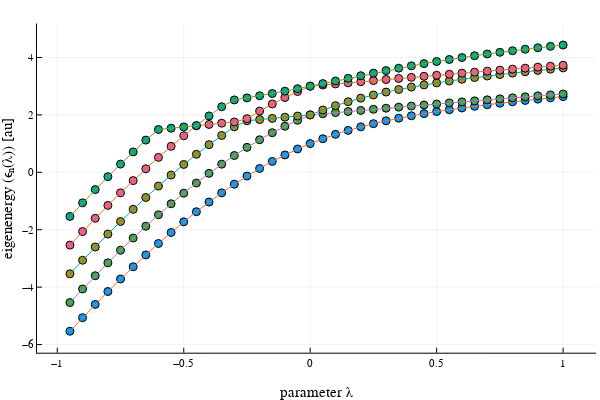

Notebook cell for this chart:
### Code cell
fig1=plot_eigenvalues(simulation_info,output_data,1:1:5;show_label=false)
display(fig1)

### Figure 1 — Plotly figure (JSON) as saved in the notebook; plotly's stock layout.template omitted (floating-point values rounded to 4 significant figures)
{"data": [{"colorbar": {"len": 0.9143, "title": "", "x": 0.9934, "y": 0.533}, "legendgroup": "", "marker": {"color": "rgba(0, 154, 250, 1.000)", "line": {"color": "rgba(0, 0, 0, 1.000)", "width": 1}, "size": 8, "symbol": "circle"}, "mode": "markers", "name": "", "showlegend": false, "type": "scatter", "x": [-0.95, -0.9, -0.85, -0.8, -0.75, -0.7, -0.65, -0.6, -0.55, -0.5, -0.45, -0.4, -0.35, -0.3, -0.25, -0.2, -0.15, -0.1, -0.05, 0, 0.05, 0.1, 0.15, 0.2, 0.25, 0.3, 0.35, 0.4, 0.45, 0.5, 0.55, 0.6, 0.65, 0.7, 0.75, 0.8, 0.85, 0.9, 0.95, 1], "xaxis": "x", "y": [-5.536, -5.064, -4.602, -4.152, -3.715, -3.29, -2.878, -2.479, -2.095, -1.727, -1.373, -1.036, -0.7164, -0.4143, -0.1305, 0.1343, 0.3797, 0.6057, 0.8123, 1.0, 1.17, 1.322, 1.46, 1.583, 1.694, 1.794, 1.885, 1.968, 2.044, 2.115, 2.18, 2.241, 2.299, 2.354, 2.406, 2.456, 2.503, 2.549, 2.593, 2.636], "yaxis": "y"}, {"colorbar": {"len": 0.9143, "title": "", "x": 0.9934, "y": 0.533}, "legendgroup": "", "line": {"color": "rgba(227, 111, 71, 1.000)", "dash": "solid", "shape": "linear", "width": 1}, "mode": "lines", "name": "", "showlegend": false, "type": "scatter", "x": [-0.95, -0.9, -0.85, -0.8, -0.75, -0.7, -0.65, -0.6, -0.55, -0.5, -0.45, -0.4, -0.35, -0.3, -0.25, -0.2, -0.15, -0.1, -0.05, 0, 0.05, 0.1, 0.15, 0.2, 0.25, 0.3, 0.35, 0.4, 0.45, 0.5, 0.55, 0.6, 0.65, 0.7, 0.75, 0.8, 0.85, 0.9, 0.95, 1], "xaxis": "x", "y": [-5.536, -5.064, -4.602, -4.152, -3.715, -3.29, -2.878, -2.479, -2.095, -1.727, -1.373, -1.036, -0.7164, -0.4143, -0.1305, 0.1343, 0.3797, 0.6057, 0.8123, 1.0, 1.17, 1.322, 1.46, 1.583, 1.694, 1.794, 1.885, 1.968, 2.044, 2.115, 2.18, 2.241, 2.299, 2.354, 2.406, 2.456, 2.503, 2.549, 2.593, 2.636], "yaxis": "y"}, {"colorbar": {"len": 0.9143, "title": "", "x": 0.9934, "y": 0.533}, "legendgroup": "", "marker": {"color": "rgba(62, 164, 78, 1.000)", "line": {"color": "rgba(0, 0, 0, 1.000)", "width": 1}, "size": 8, "symbol": "circle"}, "mode": "markers", "name": "", "showlegend": false, "type": "scatter", "x": [-0.95, -0.9, -0.85, -0.8, -0.75, -0.7, -0.65, -0.6, -0.55, -0.5, -0.45, -0.4, -0.35, -0.3, -0.25, -0.2, -0.15, -0.1, -0.05, 0, 0.05, 0.1, 0.15, 0.2, 0.25, 0.3, 0.35, 0.4, 0.45, 0.5, 0.55, 0.6, 0.65, 0.7, 0.75, 0.8, 0.85, 0.9, 0.95, 1], "xaxis": "x", "y": [-4.536, -4.064, -3.602, -3.152, -2.715, -2.29, -1.878, -1.479, -1.095, -0.7265, -0.3732, -0.03627, 0.2836, 0.5857, 0.8695, 1.134, 1.38, 1.606, 1.812, 2.0, 2.04, 2.079, 2.118, 2.157, 2.195, 2.233, 2.27, 2.307, 2.344, 2.381, 2.417, 2.453, 2.489, 2.524, 2.559, 2.594, 2.628, 2.662, 2.696, 2.73], "yaxis": "y"}, {"colorbar": {"len": 0.9143, "title": "", "x": 0.9934, "y": 0.533}, "legendgroup": "", "line": {"color": "rgba(195, 113, 210, 1.000)", "dash": "solid", "shape": "linear", "width": 1}, "mode": "lines", "name": "", "showlegend": false, "type": "scatter", "x": [-0.95, -0.9, -0.85, -0.8, -0.75, -0.7, -0.65, -0.6, -0.55, -0.5, -0.45, -0.4, -0.35, -0.3, -0.25, -0.2, -0.15, -0.1, -0.05, 0, 0.05, 0.1, 0.15, 0.2, 0.25, 0.3, 0.35, 0.4, 0.45, 0.5, 0.55, 0.6, 0.65, 0.7, 0.75, 0.8, 0.85, 0.9, 0.95, 1], "xaxis": "x", "y": [-4.536, -4.064, -3.602, -3.152, -2.715, -2.29, -1.878, -1.479, -1.095, -0.7265, -0.3732, -0.03627, 0.2836, 0.5857, 0.8695, 1.134, 1.38, 1.606, 1.812, 2.0, 2.04, 2.079, 2.118, 2.157, 2.195, 2.233, 2.27, 2.307, 2.344, 2.381, 2.417, 2.453, 2.489, 2.524, 2.559, 2.594, 2.628, 2.662, 2.696, 2.73], "yaxis": "y"}, {"colorbar": {"len": 0.9143, "title": "", "x": 0.9934, "y": 0.533}, "legendgroup": "", "marker": {"color": "rgba(172, 142, 24, 1.000)", "line": {"color": "rgba(0, 0, 0, 1.000)", "width": 1}, "size": 8, "symbol": "circle"}, "mode": "markers", "name": "", "showlegend": false, "type": "scatter", "x": [-0.95, -0.9, -0.85, -0.8, -0.75, -0.7, -0.65, -0.6, -0.55, -0.5, -0.45, -0.4, -0.35, -0.3, -0.25, -0.2, -0.15, -0.1, -0.05, 0, 0.05, 0.1, 0.15, 0.2, 0.25, 0.3, 0.35, 0.4, 0.45, 0.5, 0.55, 0.6, 0.65, 0.7, 0.75, 0.8, 0.85, 0.9, 0.95, 1], "xaxis": "x", "y": [-3.536, -3.064, -2.602, -2.152, -1.715, -1.29, -0.8777, -0.4794, -0.09548, 0.2735, 0.6268, 0.9637, 1.284, 1.586, 1.795, 1.837, 1.879, 1.919, 1.96, 2.0, 2.17, 2.322, 2.46, 2.583, 2.694, 2.794, 2.885, 2.968, 3.044, 3.115, 3.18, 3.241, 3.299, 3.354, 3.406, 3.456, 3.503, 3.549, 3.593, 3.636], "yaxis": "y"}, {"colorbar": {"len": 0.9143, "title": "", "x": 0.9934, "y": 0.533}, "legendgroup": "", "line": {"color": "rgba(0, 170, 174, 1.000)", "dash": "solid", "shape": "linear", "width": 1}, "mode": "lines", "name": "", "showlegend": false, "type": "scatter", "x": [-0.95, -0.9, -0.85, -0.8, -0.75, -0.7, -0.65, -0.6, -0.55, -0.5, -0.45, -0.4, -0.35, -0.3, -0.25, -0.2, -0.15, -0.1, -0.05, 0, 0.05, 0.1, 0.15, 0.2, 0.25, 0.3, 0.35, 0.4, 0.45, 0.5, 0.55, 0.6, 0.65, 0.7, 0.75, 0.8, 0.85, 0.9, 0.95, 1], "xaxis": "x", "y": [-3.536, -3.064, -2.602, -2.152, -1.715, -1.29, -0.8777, -0.4794, -0.09548, 0.2735, 0.6268, 0.9637, 1.284, 1.586, 1.795, 1.837, 1.879, 1.919, 1.96, 2.0, 2.17, 2.322, 2.46, 2.583, 2.694, 2.794, 2.885, 2.968, 3.044, 3.115, 3.18, 3.241, 3.299, 3.354, 3.406, 3.456, 3.503, 3.549, 3.593, 3.636], "yaxis": "y"}, {"colorbar": {"len": 0.9143, "title": "", "x": 0.9934, "y": 0.533}, "legendgroup": "", "marker": {"color": "rgba(237, 94, 147, 1.000)", "line": {"color": "rgba(0, 0, 0, 1.000)", "width": 1}, "size": 8, "symbol": "circle"}, "mode": "markers", "name": "", "showlegend": false, "type": "scatter", "x": [-0.95, -0.9, -0.85, -0.8, -0.75, -0.7, -0.65, -0.6, -0.55, -0.5, -0.45, -0.4, -0.35, -0.3, -0.25, -0.2, -0.15, -0.1, -0.05, 0, 0.05, 0.1, 0.15, 0.2, 0.25, 0.3, 0.35, 0.4, 0.45, 0.5, 0.55, 0.6, 0.65, 0.7, 0.75, 0.8, 0.85, 0.9, 0.95, 1], "xaxis": "x", "y": [-2.536, -2.064, -1.602, -1.152, -0.7147, -0.2896, 0.1224, 0.5206, 0.9045, 1.273, 1.624, 1.668, 1.711, 1.753, 1.869, 2.134, 2.38, 2.606, 2.812, 3.0, 3.04, 3.079, 3.118, 3.157, 3.195, 3.233, 3.27, 3.307, 3.344, 3.381, 3.417, 3.453, 3.489, 3.524, 3.559, 3.594, 3.628, 3.662, 3.696, 3.73], "yaxis": "y"}, {"colorbar": {"len": 0.9143, "title": "", "x": 0.9934, "y": 0.533}, "legendgroup": "", "line": {"color": "rgba(198, 130, 37, 1.000)", "dash": "solid", "shape": "linear", "width": 1}, "mode": "lines", "name": "", "showlegend": false, "type": "scatter", "x": [-0.95, -0.9, -0.85, -0.8, -0.75, -0.7, -0.65, -0.6, -0.55, -0.5, -0.45, -0.4, -0.35, -0.3, -0.25, -0.2, -0.15, -0.1, -0.05, 0, 0.05, 0.1, 0.15, 0.2, 0.25, 0.3, 0.35, 0.4, 0.45, 0.5, 0.55, 0.6, 0.65, 0.7, 0.75, 0.8, 0.85, 0.9, 0.95, 1], "xaxis": "x", "y": [-2.536, -2.064, -1.602, -1.152, -0.7147, -0.2896, 0.1224, 0.5206, 0.9045, 1.273, 1.624, 1.668, 1.711, 1.753, 1.869, 2.134, 2.38, 2.606, 2.812, 3.0, 3.04, 3.079, 3.118, 3.157, 3.195, 3.233, 3.27, 3.307, 3.344, 3.381, 3.417, 3.453, 3.489, 3.524, 3.559, 3.594, 3.628, 3.662, 3.696, 3.73], "yaxis": "y"}, {"colorbar": {"len": 0.9143, "title": "", "x": 0.9934, "y": 0.533}, "legendgroup": "", "marker": {"color": "rgba(0, 169, 141, 1.000)", "line": {"color": "rgba(0, 0, 0, 1.000)", "width": 1}, "size": 8, "symbol": "circle"}, "mode": "markers", "name": "", "showlegend": false, "type": "scatter", "x": [-0.95, -0.9, -0.85, -0.8, -0.75, -0.7, -0.65, -0.6, -0.55, -0.5, -0.45, -0.4, -0.35, -0.3, -0.25, -0.2, -0.15, -0.1, -0.05, 0, 0.05, 0.1, 0.15, 0.2, 0.25, 0.3, 0.35, 0.4, 0.45, 0.5, 0.55, 0.6, 0.65, 0.7, 0.75, 0.8, 0.85, 0.9, 0.95, 1], "xaxis": "x", "y": [-1.536, -1.064, -0.6021, -0.1524, 0.2853, 0.7104, 1.122, 1.491, 1.536, 1.58, 1.627, 1.964, 2.284, 2.521, 2.592, 2.667, 2.745, 2.827, 2.912, 3.0, 3.09, 3.182, 3.274, 3.365, 3.455, 3.542, 3.627, 3.708, 3.786, 3.86, 3.93, 3.998, 4.061, 4.122, 4.18, 4.235, 4.288, 4.339, 4.388, 4.435], "yaxis": "y"}, {"colorbar": {"len": 0.9143, "title": "", "x": 0.9934, "y": 0.533}, "legendgroup": "", "line": {"color": "rgba(142, 151, 30, 1.000)", "dash": "solid", "shape": "linear", "width": 1}, "mode": "lines", "name": "", "showlegend": false, "type": "scatter", "x": [-0.95, -0.9, -0.85, -0.8, -0.75, -0.7, -0.65, -0.6, -0.55, -0.5, -0.45, -0.4, -0.35, -0.3, -0.25, -0.2, -0.15, -0.1, -0.05, 0, 0.05, 0.1, 0.15, 0.2, 0.25, 0.3, 0.35, 0.4, 0.45, 0.5, 0.55, 0.6, 0.65, 0.7, 0.75, 0.8, 0.85, 0.9, 0.95, 1], "xaxis": "x", "y": [-1.536, -1.064, -0.6021, -0.1524, 0.2853, 0.7104, 1.122, 1.491, 1.536, 1.58, 1.627, 1.964, 2.284, 2.521, 2.592, 2.667, 2.745, 2.827, 2.912, 3.0, 3.09, 3.182, 3.274, 3.365, 3.455, 3.542, 3.627, 3.708, 3.786, 3.86, 3.93, 3.998, 4.061, 4.122, 4.18, 4.235, 4.288, 4.339, 4.388, 4.435], "yaxis": "y"}], "layout": {"annotations": [], "height": 400, "legend": {"bgcolor": "rgba(255, 255, 255, 1.000)", "bordercolor": "rgba(0, 0, 0, 1.000)", "borderwidth": 1, "font": {"color": "rgba(0, 0, 0, 1.000)", "family": "sans-serif", "size": 11}, "title": {"font": {"color": "rgba(0, 0, 0, 1.000)", "family": "sans-serif", "size": 15}, "text": ""}, "tracegroupgap": 0, "traceorder": "normal", "x": 1, "xanchor": "auto", "y": 1, "yanchor": "auto"}, "margin": {"b": 20, "l": 0, "r": 0, "t": 20}, "paper_bgcolor": "rgba(255, 255, 255, 1.000)", "plot_bgcolor": "rgba(255, 255, 255, 1.000)", "showlegend": true, "width": 600, "xaxis": {"anchor": "y", "domain": [0.06165, 0.9934], "gridcolor": "rgba(0, 0, 0, 0.100)", "gridwidth": 0.5, "linecolor": "rgba(0, 0, 0, 1.000)", "mirror": false, "showgrid": true, "showline": true, "showticklabels": true, "tickangle": 0, "tickcolor": "rgb(0, 0, 0)", "tickfont": {"color": "rgba(0, 0, 0, 1.000)", "family": "sans-serif", "size": 11}, "ticks": "inside", "title": "parameter λ", "titlefont": {"color": "rgba(0, 0, 0, 1.000)", "family": "sans-serif", "size": 15}, "type": "-", "visible": true, "zeroline": false, "zerolinecolor": "rgba(0, 0, 0, 1.000)"}, "yaxis": {"anchor": "x", "domain": [0.07581, 0.9902], "gridcolor": "rgba(0, 0, 0, 0.100)", "gridwidth": 0.5, "linecolor": "rgba(0, 0, 0, 1.000)", "mirror": false, "showgrid": true, "showline": true, "showticklabels": true, "tickangle": 0, "tickcolor": "rgb(0, 0, 0)", "tickfont": {"color": "rgba(0, 0, 0, 1.000)", "family": "sans-serif", "size": 11}, "ticks": "inside", "title": "eigenenergy (ϵₙ(λ)) [au]", "titlefont": {"color": "rgba(0, 0, 0, 1.000)", "family": "sans-serif", "size": 15}, "type": "-", "visible": true, "zeroline": false, "zerolinecolor": "rgba(0, 0, 0, 1.000)"}}}
